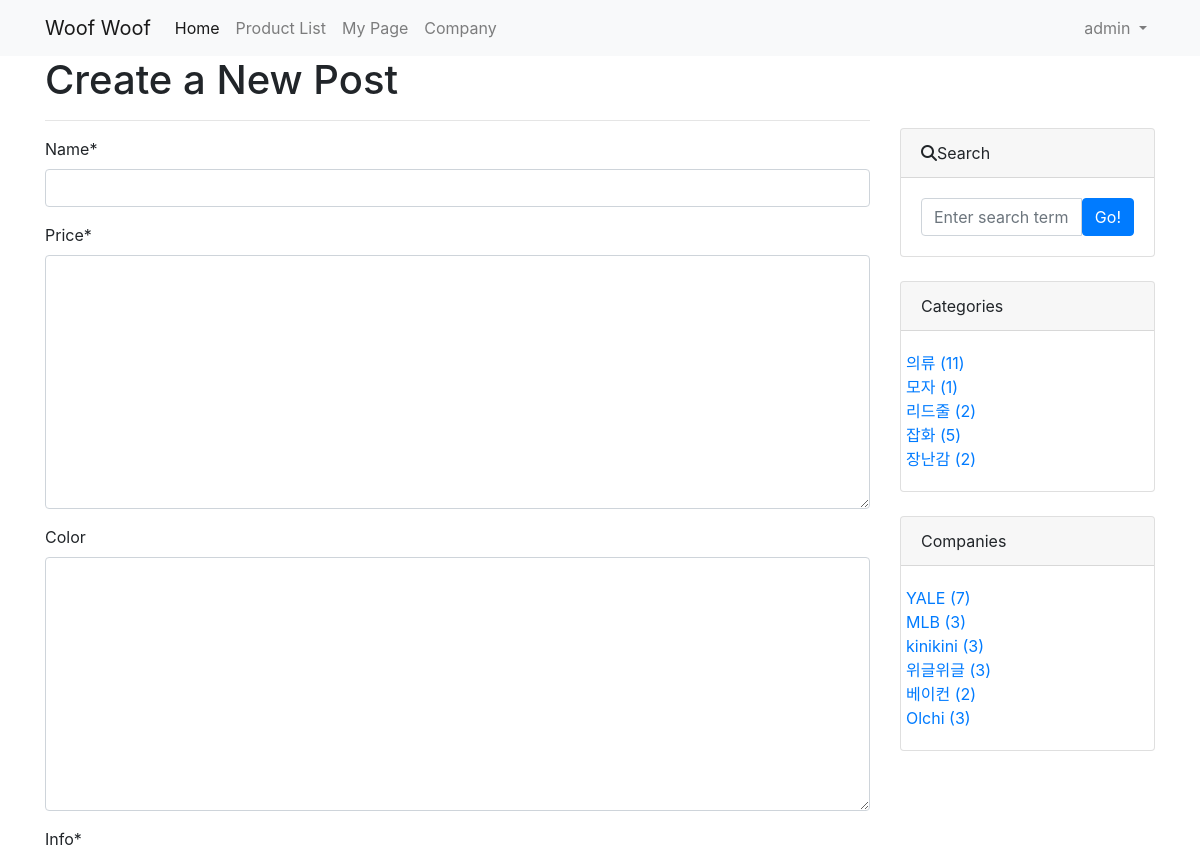
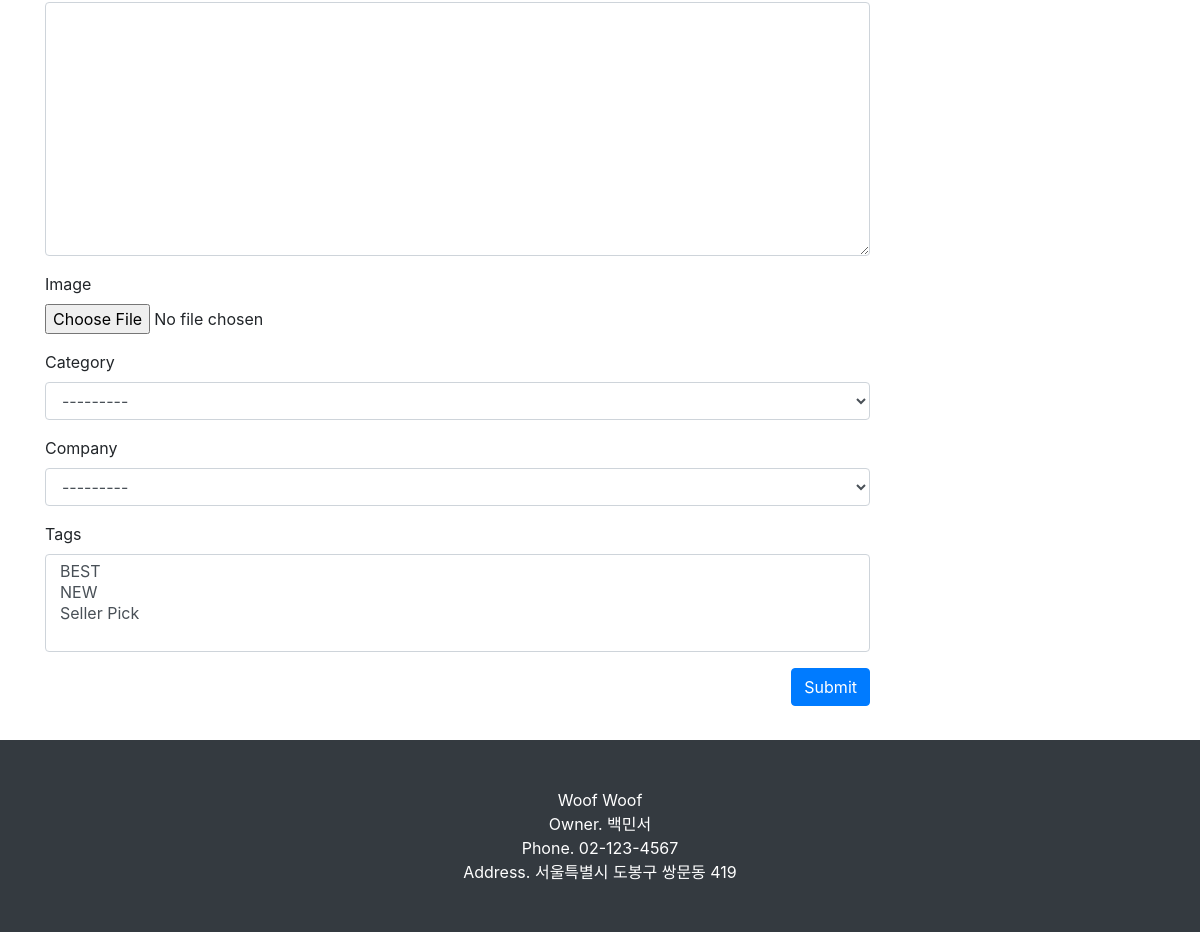
Page /product/create_product/ (signed in) on the committed database (2 pictures, top to bottom).
### product/models.py (models this page shows, shortened)
class Category(models.Model):
    name = models.CharField(max_length=50, unique=True)
    slug = models.SlugField(max_length=200, unique=True, allow_unicode=True)
    def __str__(self):
        return self.name
    class Meta:
        verbose_name_plural = 'Categories'

class Company(models.Model):    # 제조사 모델
    name = models.CharField(max_length=500, unique=True)
    slug = models.SlugField(max_length=200, unique=True, allow_unicode=True)
    ceo = models.TextField()    # 추가 필드
    tel = models.TextField()
    address = models.TextField()
    def __str__(self):
        return self.name
    class Meta:
        verbose_name_plural = 'Companies'

### product/views.py (the view, shortened to what this page needs)
# urls.py: path('create_product/', views.ProductCreate.as_view()),
class ProductCreate(LoginRequiredMixin, UserPassesTestMixin, CreateView):
    model = Product
    fields = ['name', 'price', 'color', 'info', 'image', 'category', 'company', 'tags']
    def test_func(self):
        return self.request.user.is_superuser or self.request.user.is_staff     # or 둘 중 하나만 만족
    def get_context_data(self, *, object_list=None, **kwargs):  ##추가인자##
        context = super(ProductCreate,self).get_context_data()
        context['categories'] = Category.objects.all()
        context['no_category_post_count'] = Product.objects.filter(category=None).count
        context['companies'] = Company.objects.all()
        context['no_company_product_count'] = Product.objects.filter(category=None).count
        return context

### product/models.py (called while the page is built)
    def __str__(self):
        return self.name

### product/templates/product/product_form.html (shortened to what this page needs)
{% extends 'product/base.html' %}
{% load crispy_forms_tags %}
{% block main_area %}
    <h1> Create a New Post</h1>
    <hr/>
    <form method="post" enctype="multipart/form-data">
        <table>
            {{ form | crispy }}
        </table>
        <button type="submit" class="btn btn-primary float-right">Submit</button>
    </form>
    <br><br><br>
{% endblock %}

### product/templates/product/navbar.html (shortened to what this page needs)
<nav class="navbar navbar-expand-lg navbar-light bg-light">
      <div class="container">
        <a class="navbar-brand" href="/">Woof Woof</a>
        <div class="collapse navbar-collapse" id="navbarNavDropdown">
          <ul class="navbar-nav">
            <li class="nav-item active">
              <a class="nav-link" href="/">Home</a>
            </li>
            <li class="nav-item">
              <a class="nav-link" href="/product/">Product List</a>
            </li>
            {% if user.is_authenticated %}
            <li class="nav-item">
              <a class="nav-link" href="/mypage/">My Page</a>
            </li>
            {% endif %}
              <li class="nav-item">
              <a class="nav-link" href="/company/">Company</a>
            </li>
          </ul>
            <ul class="navbar-nav ml-auto">
              {% if user.is_authenticated %}
              <li class="nav-item dropdown">
              <a class="nav-link dropdown-toggle" href="#" id="navbarDropdownMenuLink" role="button" data-toggle="dropdown" aria-haspopup="true" aria-expanded="false">
                {{user.username}}
              </a>
            </li>
              {% else %}
              <li class="nav-item">
                <a class="nav-link" href="#" data-toggle="modal" data-target="#loginModal">LogIn</a>
              {% endif %}
            </ul>
        </div>
        </div>
      </nav>

### product/templates/product/sidebar.html (shortened to what this page needs)
    <br><br><br>
            <div class="card mb-4">
              <div class="card-header"><i class="fa-solid fa-magnifying-glass"></i>Search</div>
                 <div class="card-body">
                     <div class="input-group">
                          <input id="search-input" class="form-control" type="text" placeholder="Enter search term..." aria-label="Enter search term..." aria-describedby="button-search" />
                          <button class="btn btn-primary" id="button-search" type="button" onclick="searchProduct();">Go!</button>
                     </div>
                  </div>
            </div>
          <div class="card mb-4" id='category_card'>
              <div class="card-header">Categories</div>
              <div class="card-body">
                  <div class="row">
                              <ul class="list-unstyled mb-0">
                                  {% for c in categories %}
                                 <li><a href="c.get_absolute_url">{{c}} ({{c.product_set.count}})</a></li>
                                  {% endfor %}
                             </ul>
                  </div>
              </div>
          </div>
         <div class="card mb-4" id='company_card'>
              <div class="card-header">Companies</div>
              <div class="card-body">
                  <div class="row">
                              <ul class="list-unstyled mb-0">
                                  {% for c in companies %}
                                 <li><a href="c.get_absolute_url">{{c}} ({{c.product_set.count}})</a></li>
                                  {% endfor %}
                             </ul>
                  </div>
              </div>
          </div>

### rows in the picture
Category: name "의류", product_set.count "11"
Category: name "모자", product_set.count "1"
Category: name "리드줄", product_set.count "2"
Category: name "잡화", product_set.count "5"
Category: name "장난감", product_set.count "2"
Company: name "YALE", product_set.count "7"
Company: name "MLB", product_set.count "3"
Company: name "kinikini", product_set.count "3"
Company: name "위글위글", product_set.count "3"
Company: name "베이컨", product_set.count "2"
Company: name "Olchi", product_set.count "3"

### other values in the picture
{{ user.username }} "admin"
